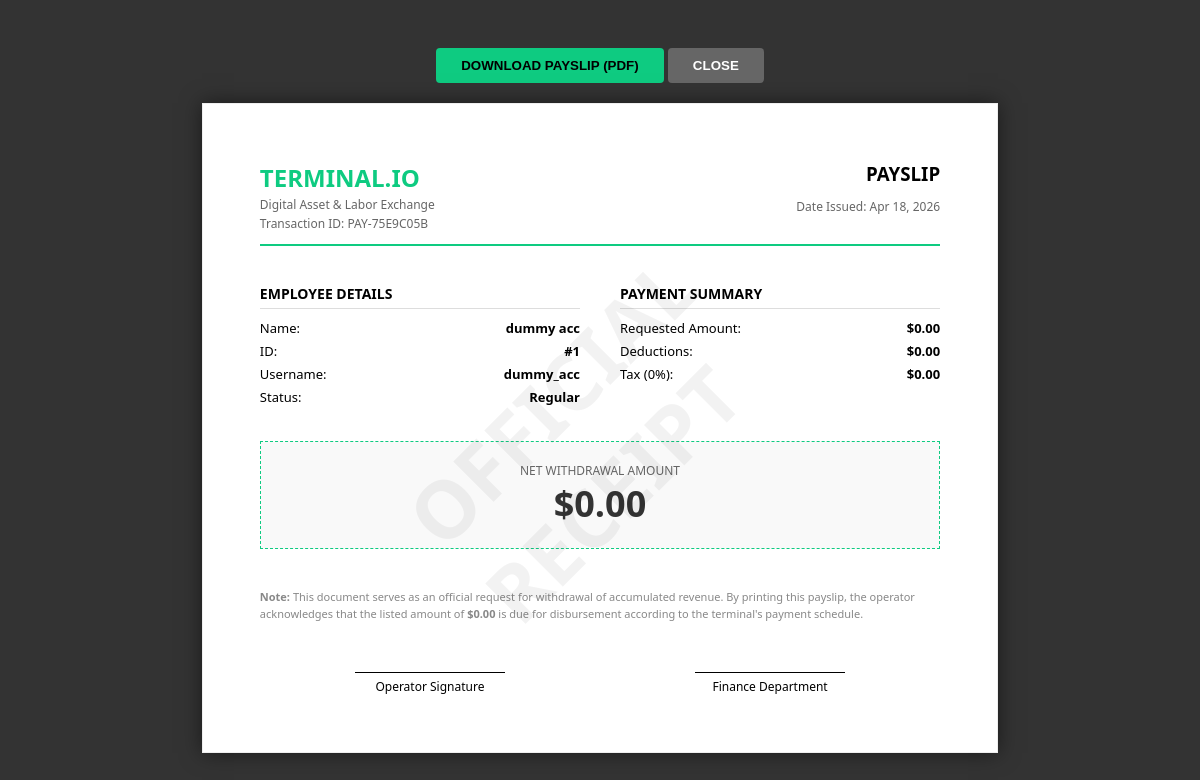
The app's page /generate_payslip.php (signed in) with its own data.
### tables this page shows
CREATE TABLE `employee` (
  `Id` int(11) NOT NULL,
  `FirstName` varchar(100) NOT NULL,
  `LastName` varchar(100) NOT NULL,
  `DateOfBirth` date NOT NULL,
  `ContactNo` varchar(20) DEFAULT NULL,
  `Address` text DEFAULT NULL,
  `Email` varchar(150) DEFAULT NULL,
  `Username` varchar(50) NOT NULL,
  `Password` varchar(255) NOT NULL,
  `ProfilePicture` varchar(255) DEFAULT NULL,
  `Skills` text DEFAULT NULL,
  `EducationalAttainment` varchar(255) DEFAULT NULL,
  `EmploymentStatus` enum('Job Order','Regular','Contractual') NOT NULL,
  `profile_pic` varchar(255) DEFAULT NULL
);

### generate_payslip.php (the view, shortened to what this page needs)
<?php
require_once 'db_connect.php';
$userId = $_SESSION['employee_id'];
$displayAmount = isset($_GET['amount']) ? floatval($_GET['amount']) : 0;
try {
    $stmt = $pdo->prepare("SELECT * FROM employee WHERE Id = ?");
    $stmt->execute([$userId]);
    $user = $stmt->fetch();
    if ($displayAmount <= 0) {
        $stmtSum = $pdo->prepare("SELECT (SELECT IFNULL(SUM(total_earned), 0) FROM attendance WHERE employee_id = ?) - (SELECT IFNULL(SUM(amount), 0) FROM withdrawals WHERE employee_id = ?) as current_balance");
        $stmtSum->execute([$userId, $userId]);
        $sumData = $stmtSum->fetch();
        $displayAmount = $sumData['current_balance'] ?? 0;
    }
    $payslipNo = "PAY-" . strtoupper(substr(md5(time()), 0, 8));
} catch (PDOException $e) { die("Error: " . $e->getMessage()); }
?>
<!DOCTYPE html>
<html>
<head>
</head>
<body>
    <div class="btn-container">
        <button class="btn" onclick="downloadPayslip()">DOWNLOAD PAYSLIP (PDF)</button>
        <button class="btn" style="background:#666; color:white;" onclick="window.close()">CLOSE</button>
    </div>
    <div id="payslip-card">
        <div class="watermark">OFFICIAL RECEIPT</div>
        <div class="header">
            <div class="comp-info">
                <h2>TERMINAL.IO</h2>
                <p>Digital Asset & Labor Exchange</p>
                <p>Transaction ID: <?= $payslipNo ?></p>
            </div>
            <div style="text-align: right;">
                <h3 style="margin:0;">PAYSLIP</h3>
                <p style="font-size:12px; color:#666;">Date Issued: <?= date('M d, Y') ?></p>
            </div>
        </div>
        <div class="summary-grid">
            <div class="summary-box">
                <h4>EMPLOYEE DETAILS</h4>
                <div class="row"><span>Name:</span> <strong><?= htmlspecialchars($user['FirstName'].' '.$user['LastName']) ?></strong></div>
                <div class="row"><span>ID:</span> <strong>#<?= $user['Id'] ?></strong></div>
                <div class="row"><span>Username:</span> <strong><?= htmlspecialchars($user['Username']) ?></strong></div>
                <div class="row"><span>Status:</span> <strong><?= htmlspecialchars($user['EmploymentStatus']) ?></strong></div>
            </div>
            <div class="summary-box">
                <h4>PAYMENT SUMMARY</h4>
                <div class="row"><span>Requested Amount:</span> <strong>$<?= number_format($displayAmount, 2) ?></strong></div>
                <div class="row"><span>Deductions:</span> <strong>$0.00</strong></div>
                <div class="row"><span>Tax (0%):</span> <strong>$0.00</strong></div>
            </div>
        </div>
        <div class="net-amount-box">
            <div style="font-size: 12px; color: #666; text-transform: uppercase;">Net Withdrawal Amount</div>
            <div style="font-size: 36px; font-weight: bold; color: #333;">$<?= number_format($displayAmount, 2) ?></div>
        </div>
        <div style="margin-top: 40px; font-size: 11px; color: #888; line-height: 1.5;">
            <strong>Note:</strong> This document serves as an official request for withdrawal of accumulated revenue.
            By printing this payslip, the operator acknowledges that the listed amount of <strong>$<?= number_format($displayAmount, 2) ?></strong> is due for disbursement
            according to the terminal's payment schedule.
        </div>
        <div style="margin-top: 50px; display: flex; justify-content: space-around;">
            <div style="text-align:center; border-top: 1px solid #000; width: 150px; padding-top: 5px; font-size: 12px;">Operator Signature</div>
            <div style="text-align:center; border-top: 1px solid #000; width: 150px; padding-top: 5px; font-size: 12px;">Finance Department</div>
        </div>
    </div>
</body>
</html>

### generate_payslip.php (style rules this page uses)
body { font-family: 'Segoe UI', Tahoma, Geneva, Verdana, sans-serif; background: #333; padding: 40px; }
#payslip-card { background: white; width: 180mm; margin: auto; padding: 15mm; border: 1px solid #eee; box-shadow: 0 0 20px rgba(0,0,0,0.5); position: relative; }
.watermark { position: absolute; top: 50%; left: 50%; transform: translate(-50%, -50%) rotate(-45deg); font-size: 80px; color: rgba(0,0,0,0.05); font-weight: bold; pointer-events: none; text-transform: uppercase; }
.header { display: flex; justify-content: space-between; border-bottom: 2px solid #0ecb81; padding-bottom: 10px; margin-bottom: 20px; }
.comp-info h2 { margin: 0; color: #0ecb81; }
.comp-info p { margin: 2px 0; font-size: 12px; color: #666; }
.summary-grid { display: grid; grid-template-columns: 1fr 1fr; gap: 40px; margin-bottom: 30px; }
.summary-box h4 { border-bottom: 1px solid #ddd; padding-bottom: 5px; margin-bottom: 10px; font-size: 14px; }
.row { display: flex; justify-content: space-between; font-size: 13px; margin-bottom: 5px; }
.net-amount-box { background: #f9f9f9; padding: 20px; text-align: center; border: 1px dashed #0ecb81; margin-top: 20px; }
.btn-container { text-align: center; margin-bottom: 20px; }
.btn { padding: 10px 25px; background: #0ecb81; border: none; font-weight: bold; cursor: pointer; border-radius: 4px; color: #000; }

### records on screen
employee: FirstName+LastName "dummy acc", Id "1", Username "dummy_acc", EmploymentStatus "Regular"

### other values on screen
$payslipNo "PAY-75E9C05B"
$displayAmount "0.00"
